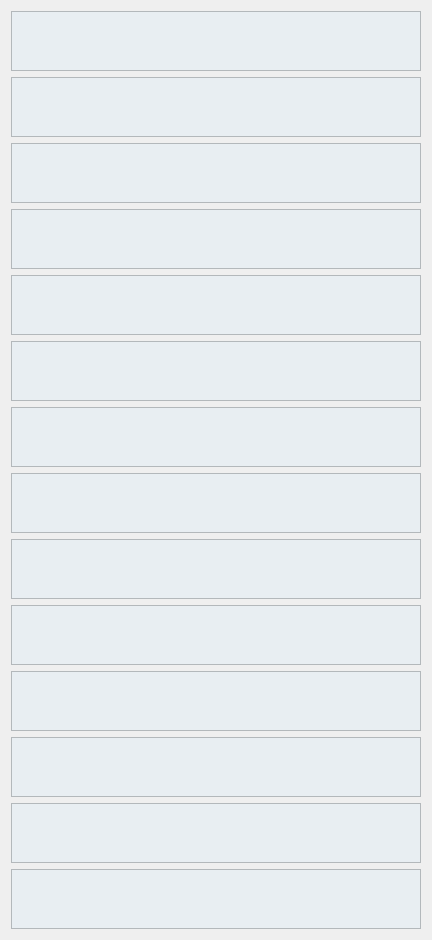
                         <widget class="QWidget" name="scrollAreaWidgetContents_7">
                          <property name="geometry">
                           <rect>
                            <x>0</x>
                            <y>0</y>
                            <width>428</width>
                            <height>936</height>
                           </rect>
                          </property>
                          <layout class="QVBoxLayout" name="verticalLayout_10">
                           <item>
                            <widget class="QGraphicsView" name="OffTraceView_1">
                             <property name="minimumSize">
                              <size>
                               <width>410</width>
                               <height>60</height>
                              </size>
                             </property>
                             <property name="maximumSize">
                              <size>
                               <width>16777215</width>
                               <height>60</height>
                              </size>
                             </property>
                             <property name="styleSheet">
                              <string notr="true">background-color: rgb(232, 238, 242);</string>
                             </property>
                            </widget>
                           </item>
                           <item>
                            <widget class="QGraphicsView" name="OffTraceView_2">
                             <property name="minimumSize">
                              <size>
                               <width>410</width>
                               <height>60</height>
                              </size>
                             </property>
                             <property name="maximumSize">
                              <size>
                               <width>16777215</width>
                               <height>60</height>
                              </size>
                             </property>
                             <property name="styleSheet">
                              <string notr="true">background-color: rgb(232, 238, 242);</string>
                             </property>
                            </widget>
                           </item>
                           <item>
                            <widget class="QGraphicsView" name="OffTraceView_3">
                             <property name="minimumSize">
                              <size>
                               <width>410</width>
                               <height>60</height>
                              </size>
                             </property>
                             <property name="maximumSize">
                              <size>
                               <width>16777215</width>
                               <height>60</height>
                              </size>
                             </property>
                             <property name="styleSheet">
                              <string notr="true">background-color: rgb(232, 238, 242);</string>
                             </property>
                            </widget>
                           </item>
                           <item>
                            <widget class="QGraphicsView" name="OffTraceView_5">
                             <property name="minimumSize">
                              <size>
                               <width>410</width>
                               <height>60</height>
                              </size>
                             </property>
                             <property name="maximumSize">
                              <size>
                               <width>16777215</width>
                               <height>60</height>
                              </size>
                             </property>
                             <property name="styleSheet">
                              <string notr="true">background-color: rgb(232, 238, 242);</string>
                             </property>
                            </widget>
                           </item>
                           <item>
                            <widget class="QGraphicsView" name="OffTraceView_4">
                             <property name="minimumSize">
                              <size>
                               <width>410</width>
                               <height>60</height>
                              </size>
                             </property>
                             <property name="maximumSize">
                              <size>
                               <width>16777215</width>
                               <height>60</height>
                              </size>
                             </property>
                             <property name="styleSheet">
                              <string notr="true">background-color: rgb(232, 238, 242);</string>
                             </property>
                            </widget>
                           </item>
                           <item>
                            <widget class="QGraphicsView" name="OffTraceView_6">
                             <property name="minimumSize">
                              <size>
                               <width>410</width>
                               <height>60</height>
                              </size>
                             </property>
                             <property name="maximumSize">
                              <size>
                               <width>16777215</width>
                               <height>60</height>
                              </size>
                             </property>
                             <property name="styleSheet">
                              <string notr="true">background-color: rgb(232, 238, 242);</string>
                             </property>
                            </widget>
                           </item>
                           <item>
                            <widget class="QGraphicsView" name="OffTraceView_10">
                             <property name="minimumSize">
                              <size>
                               <width>410</width>
                               <height>60</height>
                              </size>
                             </property>
                             <property name="maximumSize">
                              <size>
                               <width>16777215</width>
                               <height>60</height>
                              </size>
                             </property>
                             <property name="styleSheet">
                              <string notr="true">background-color: rgb(232, 238, 242);</string>
                             </property>
                            </widget>
                           </item>
                           <item>
                            <widget class="QGraphicsView" name="OffTraceView_7">
                             <property name="minimumSize">
                              <size>
                               <width>410</width>
                               <height>60</height>
                              </size>
                             </property>
                             <property name="maximumSize">
                              <size>
                               <width>16777215</width>
                               <height>60</height>
                              </size>
                             </property>
                             <property name="styleSheet">
                              <string notr="true">background-color: rgb(232, 238, 242);</string>
                             </property>
                            </widget>
                           </item>
                           <item>
                            <widget class="QGraphicsView" name="OffTraceView_12">
                             <property name="minimumSize">
                              <size>
                               <width>410</width>
                               <height>60</height>
                              </size>
                             </property>
                             <property name="maximumSize">
                              <size>
                               <width>16777215</width>
                               <height>60</height>
                              </size>
                             </property>
                             <property name="styleSheet">
                              <string notr="true">background-color: rgb(232, 238, 242);</string>
                             </property>
                            </widget>
                           </item>
                           <item>
                            <widget class="QGraphicsView" name="OffTraceView_8">
                             <property name="minimumSize">
                              <size>
                               <width>410</width>
                               <height>60</height>
                              </size>
                             </property>
                             <property name="maximumSize">
                              <size>
                               <width>16777215</width>
                               <height>60</height>
                              </size>
                             </property>
                             <property name="styleSheet">
                              <string notr="true">background-color: rgb(232, 238, 242);</string>
                             </property>
                            </widget>
                           </item>
                           <item>
                            <widget class="QGraphicsView" name="OffTraceView_9">
                             <property name="minimumSize">
                              <size>
                               <width>410</width>
                               <height>60</height>
                              </size>
                             </property>
                             <property name="maximumSize">
                              <size>
                               <width>16777215</width>
                               <height>60</height>
                              </size>
                             </property>
                             <property name="styleSheet">
                              <string notr="true">background-color: rgb(232, 238, 242);</string>
                             </property>
                            </widget>
                           </item>
                           <item>
                            <widget class="QGraphicsView" name="OffTraceView_11">
                             <property name="minimumSize">
                              <size>
                               <width>410</width>
                               <height>60</height>
                              </size>
                             </property>
                             <property name="maximumSize">
                              <size>
                               <width>16777215</width>
                               <height>60</height>
                              </size>
                             </property>
                             <property name="styleSheet">
                              <string notr="true">background-color: rgb(232, 238, 242);</string>
                             </property>
                            </widget>
                           </item>
                           <item>
                            <widget class="QGraphicsView" name="OffTraceView_13">
                             <property name="minimumSize">
                              <size>
                               <width>410</width>
                               <height>60</height>
                              </size>
                             </property>
                             <property name="maximumSize">
                              <size>
                               <width>16777215</width>
                               <height>60</height>
                              </size>
                             </property>
                             <property name="styleSheet">
                              <string notr="true">background-color: rgb(232, 238, 242);</string>
                             </property>
                            </widget>
                           </item>
                           <item>
                            <widget class="QGraphicsView" name="OffTraceView_14">
                             <property name="minimumSize">
                              <size>
                               <width>410</width>
                               <height>60</height>
                              </size>
                             </property>
                             <property name="maximumSize">
                              <size>
                               <width>16777215</width>
                               <height>60</height>
                              </size>
                             </property>
                             <property name="styleSheet">
                              <string notr="true">background-color: rgb(232, 238, 242);</string>
                             </property>
                            </widget>
                           </item>
                          </layout>
                         </widget>
